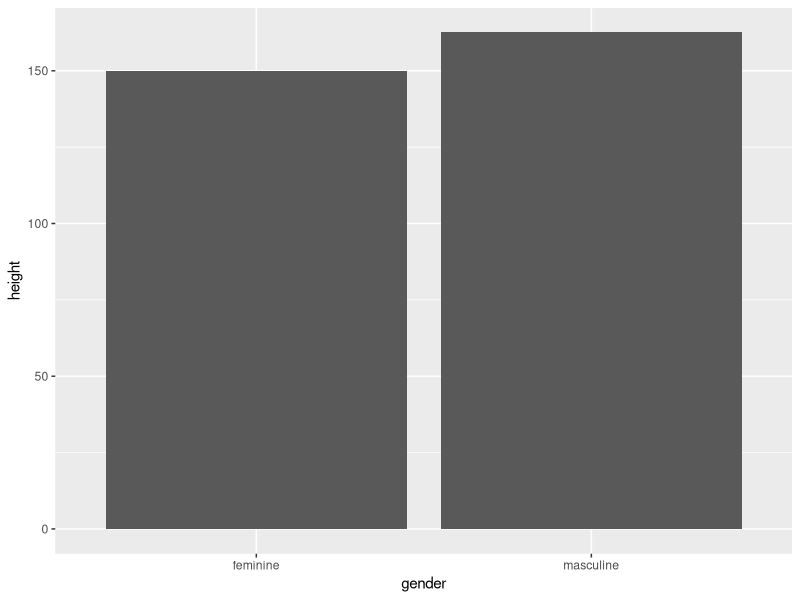

Source code (R):
## ---- chunk 1
library(knitr)
opts_chunk$set(echo = FALSE)
#opts_knit$set(root.dir = '../')
## ---- chunk 2
#install.packages("tidyverse")
library(tidyverse)
#install.packages("dplyr")
library(dplyr)
## ---- chunk 3
data_peru <- read.csv("../data/perulung_ems.csv")
## ---- chunk 4
# Filter data on sex == 1
filtered_data <- filter(data_peru, sex==1)
head(filtered_data)

## ---- chunk 5
new_data <- data_peru %>% 
  filter(sex == 1) %>%
  filter(age < 8)
head(new_data)
## ---- chunk 6
# Add in an extra column of height squared
mutate_data <- data_peru %>%
  mutate(height_sq = height^2)
head(mutate_data)
## ---- chunk 7
# Select only id and age columns
select_data <- data_peru %>%
  select(id, age)
head(select_data)
# There are lots of interesting ways you can select columns
# ? select_helpers
## ---- chunk 8
# Arrange in descending order (desc) of height.
sort_data <- data_peru %>%
  arrange(desc(height)) %>%
  arrange(desc(age))
head(sort_data)
## ---- chunk 9
data_peru %>%
  group_by(sex) %>%
  summarise(
    n = n(),
    age = mean(age, na.rm = TRUE),
    height = mean(height, na.rm = TRUE))
## ---- chunk 10
starwars %>% 
  select(name:mass) %>%
  filter(height > 150)
## ---- chunk 11
starwars %>% 
  mutate(name, bmi = mass / ((height / 100)  ^ 2)) %>%
  select(name:mass, bmi) %>%
  filter(height > 25) %>%
  arrange(mass)
## ---- chunk 12
starwars %>%  
 group_by(species) %>%
  summarise(
    n = n(),
    mass = mean(mass, na.rm = TRUE)
  ) %>%
  filter(n > 1,
         mass > 50)
## ---- chunk 13
new_data <- starwars %>%  
 filter(lengths(films) > 3) %>%
 group_by(gender) %>%
  summarise(
    n = n(),
    height = mean(height, na.rm = TRUE)
  ) 
## ---- chunk 14
library(ggplot2)
p <- ggplot(new_data) +
  geom_col(mapping = aes(x = gender, y = height))
print(p)
